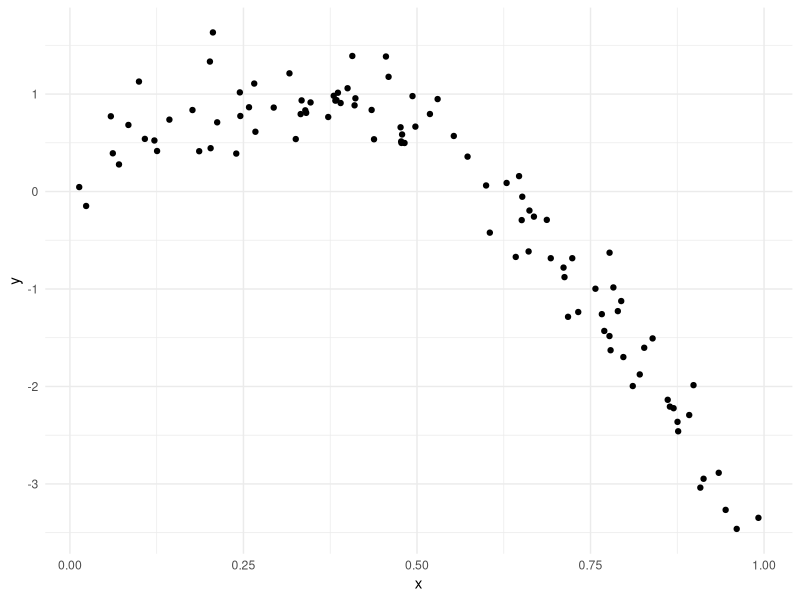
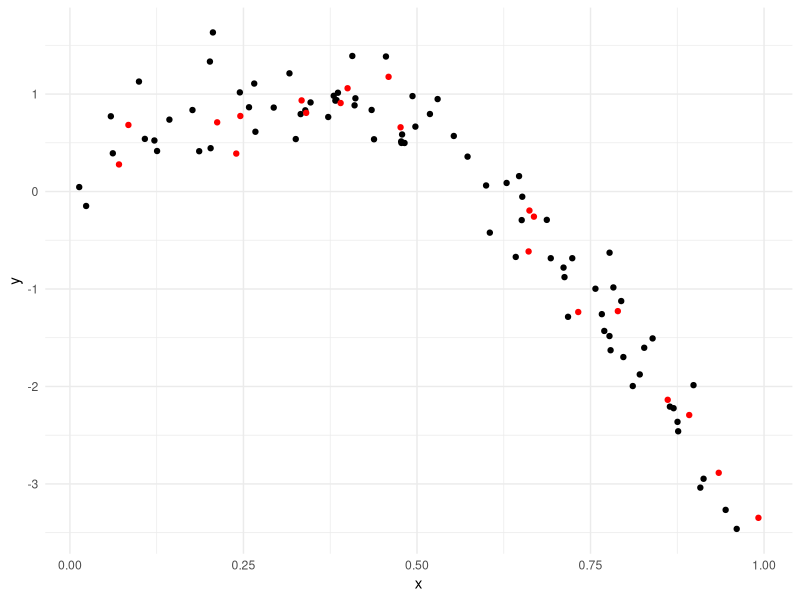
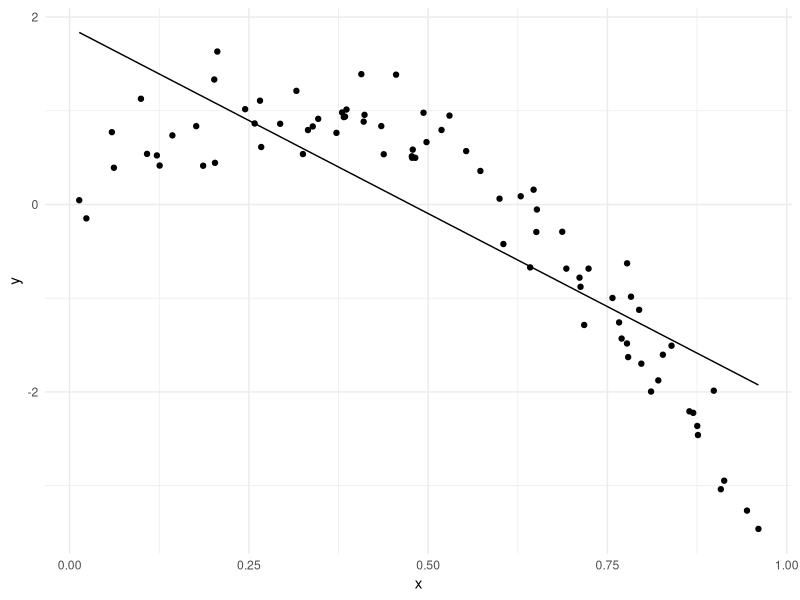

Write the R code that produced these figures, in order.
## ---- chunk 1
library(tidyverse)
library(viridis)

library(modelr)
library(mgcv)

knitr::opts_chunk$set(
  fig.width = 6,
  fig.asp = .6,
  out.width = "90%",
  message = FALSE,
  warning = FALSE
)

theme_set(theme_minimal() + theme(legend.position = "bottom"))

options(
  ggplot2.continuous.colour = "viridis",
  ggplot2.continuous.fill = "viridis"
)

scale_colour_discrete = scale_colour_viridis_d
scale_fill_discrete = scale_fill_viridis_d
## ---- chunk 2
set.seed(1)

nonlin_df <-  
  tibble(
    id = 1:100,
    x = runif(100, 0, 1),
    y = 1 - 10 * (x - .3) ^ 2 + rnorm(100, 0, .3)
  )

nonlin_df %>% 
  ggplot(aes(x = x, y = y)) + 
  geom_point()
## ---- chunk 3
train_df <- sample_n(nonlin_df, 80)
test_df <- anti_join(nonlin_df, train_df, by = "id")

ggplot(train_df, aes(x = x, y = y)) + 
  geom_point() + 
  geom_point(data = test_df, color = "red")
## ---- chunk 4
linear_mod <- lm(y ~ x, data = train_df)
smooth_mod <- mgcv::gam(y ~ s(x), data = train_df)
wiggly_mod <- mgcv::gam(y ~ s(x, k = 30), sp = 10e-6, data = train_df)
## ---- chunk 5
train_df %>% 
  add_predictions(linear_mod) %>% 
  ggplot(aes(x = x, y = y)) + 
  geom_point() + 
  geom_line(aes(y = pred))
## ---- chunk 6
rmse(linear_mod, test_df)
rmse(smooth_mod, test_df)
rmse(wiggly_mod, test_df)
